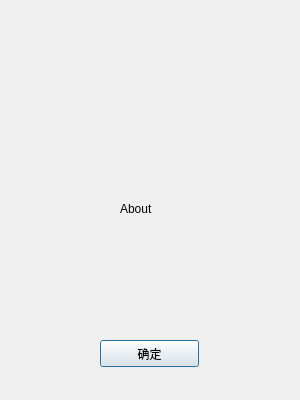
<?xml version="1.0" encoding="UTF-8"?>
<ui version="4.0">
 <class>About</class>
 <widget class="QDialog" name="About">
  <property name="geometry">
   <rect>
    <x>0</x>
    <y>0</y>
    <width>300</width>
    <height>400</height>
   </rect>
  </property>
  <property name="minimumSize">
   <size>
    <width>300</width>
    <height>400</height>
   </size>
  </property>
  <property name="maximumSize">
   <size>
    <width>300</width>
    <height>400</height>
   </size>
  </property>
  <property name="windowTitle">
   <string>关于</string>
  </property>
  <widget class="QLabel" name="label">
   <property name="geometry">
    <rect>
     <x>120</x>
     <y>200</y>
     <width>68</width>
     <height>17</height>
    </rect>
   </property>
   <property name="text">
    <string>About</string>
   </property>
  </widget>
  <widget class="QPushButton" name="pushButton_2">
   <property name="geometry">
    <rect>
     <x>100</x>
     <y>340</y>
     <width>99</width>
     <height>27</height>
    </rect>
   </property>
   <property name="text">
    <string>确定</string>
   </property>
  </widget>
 </widget>
 <resources/>
 <connections>
  <connection>
   <sender>pushButton_2</sender>
   <signal>clicked()</signal>
   <receiver>About</receiver>
   <slot>close()</slot>
   <hints>
    <hint type="sourcelabel">
     <x>156</x>
     <y>348</y>
    </hint>
    <hint type="destinationlabel">
     <x>250</x>
     <y>357</y>
    </hint>
   </hints>
  </connection>
 </connections>
</ui>
